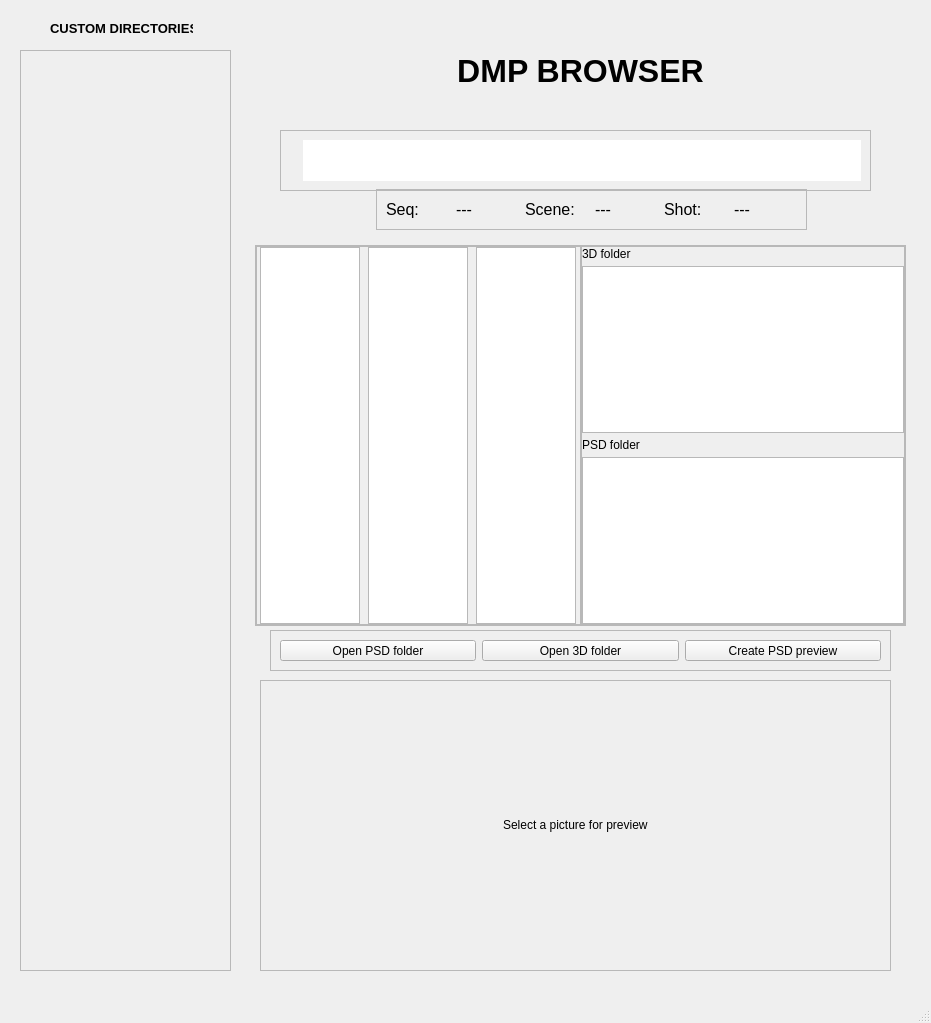
<?xml version="1.0" encoding="UTF-8"?>
<ui version="4.0">
 <class>MainWindow</class>
 <widget class="QMainWindow" name="MainWindow">
  <property name="geometry">
   <rect>
    <x>0</x>
    <y>0</y>
    <width>931</width>
    <height>1023</height>
   </rect>
  </property>
  <property name="windowTitle">
   <string>MainWindow</string>
  </property>
  <widget class="QWidget" name="centralwidget">
   <widget class="QFrame" name="frame_lists">
    <property name="geometry">
     <rect>
      <x>255</x>
      <y>245</y>
      <width>651</width>
      <height>381</height>
     </rect>
    </property>
    <property name="frameShape">
     <enum>QFrame::StyledPanel</enum>
    </property>
    <property name="frameShadow">
     <enum>QFrame::Raised</enum>
    </property>
    <layout class="QHBoxLayout" name="horizontalLayout">
     <property name="spacing">
      <number>0</number>
     </property>
     <property name="leftMargin">
      <number>0</number>
     </property>
     <property name="topMargin">
      <number>0</number>
     </property>
     <property name="rightMargin">
      <number>0</number>
     </property>
     <property name="bottomMargin">
      <number>0</number>
     </property>
     <item>
      <widget class="QFrame" name="frame">
       <property name="enabled">
        <bool>true</bool>
       </property>
       <property name="frameShape">
        <enum>QFrame::StyledPanel</enum>
       </property>
       <property name="frameShadow">
        <enum>QFrame::Raised</enum>
       </property>
       <layout class="QHBoxLayout" name="horizontalLayout_3">
        <property name="spacing">
         <number>5</number>
        </property>
        <property name="leftMargin">
         <number>0</number>
        </property>
        <property name="topMargin">
         <number>0</number>
        </property>
        <property name="rightMargin">
         <number>0</number>
        </property>
        <property name="bottomMargin">
         <number>0</number>
        </property>
        <item>
         <widget class="QListWidget" name="list_seq_sel">
          <property name="enabled">
           <bool>true</bool>
          </property>
          <property name="maximumSize">
           <size>
            <width>100</width>
            <height>16777215</height>
           </size>
          </property>
         </widget>
        </item>
        <item>
         <widget class="QListWidget" name="list_scene_sel">
          <property name="maximumSize">
           <size>
            <width>100</width>
            <height>16777215</height>
           </size>
          </property>
         </widget>
        </item>
        <item>
         <widget class="QListWidget" name="list_shot_sel">
          <property name="maximumSize">
           <size>
            <width>100</width>
            <height>16777215</height>
           </size>
          </property>
          <property name="verticalScrollBarPolicy">
           <enum>Qt::ScrollBarAsNeeded</enum>
          </property>
         </widget>
        </item>
       </layout>
      </widget>
     </item>
     <item>
      <widget class="QFrame" name="frame_5">
       <property name="frameShape">
        <enum>QFrame::StyledPanel</enum>
       </property>
       <property name="frameShadow">
        <enum>QFrame::Raised</enum>
       </property>
       <layout class="QVBoxLayout" name="verticalLayout_3">
        <property name="spacing">
         <number>5</number>
        </property>
        <property name="leftMargin">
         <number>0</number>
        </property>
        <property name="topMargin">
         <number>0</number>
        </property>
        <property name="rightMargin">
         <number>0</number>
        </property>
        <property name="bottomMargin">
         <number>0</number>
        </property>
        <item>
         <widget class="QLabel" name="label_3D_folder">
          <property name="text">
           <string>3D folder</string>
          </property>
         </widget>
        </item>
        <item>
         <widget class="QListWidget" name="list_3Dfile_shot_sel">
          <property name="enabled">
           <bool>true</bool>
          </property>
         </widget>
        </item>
        <item>
         <widget class="QLabel" name="label_PSD_folder">
          <property name="text">
           <string>PSD folder</string>
          </property>
         </widget>
        </item>
        <item>
         <widget class="QListWidget" name="list_file_shot_sel">
          <property name="maximumSize">
           <size>
            <width>16000</width>
            <height>16777215</height>
           </size>
          </property>
         </widget>
        </item>
       </layout>
      </widget>
     </item>
    </layout>
   </widget>
   <widget class="QLabel" name="label_main">
    <property name="geometry">
     <rect>
      <x>440</x>
      <y>50</y>
      <width>281</width>
      <height>41</height>
     </rect>
    </property>
    <property name="font">
     <font>
      <pointsize>24</pointsize>
      <weight>75</weight>
      <bold>true</bold>
     </font>
    </property>
    <property name="text">
     <string>DMP BROWSER</string>
    </property>
    <property name="alignment">
     <set>Qt::AlignCenter</set>
    </property>
   </widget>
   <widget class="QFrame" name="frame_2">
    <property name="geometry">
     <rect>
      <x>270</x>
      <y>630</y>
      <width>621</width>
      <height>41</height>
     </rect>
    </property>
    <property name="frameShape">
     <enum>QFrame::StyledPanel</enum>
    </property>
    <property name="frameShadow">
     <enum>QFrame::Raised</enum>
    </property>
    <layout class="QHBoxLayout" name="horizontalLayout_4">
     <item>
      <widget class="QPushButton" name="open_shot_but">
       <property name="text">
        <string>Open PSD folder</string>
       </property>
      </widget>
     </item>
     <item>
      <widget class="QPushButton" name="open_3D_but">
       <property name="text">
        <string>Open 3D folder</string>
       </property>
      </widget>
     </item>
     <item>
      <widget class="QPushButton" name="update_psd_but">
       <property name="text">
        <string>Create PSD preview</string>
       </property>
      </widget>
     </item>
    </layout>
   </widget>
   <widget class="QFrame" name="frame_selected_pic">
    <property name="geometry">
     <rect>
      <x>260</x>
      <y>680</y>
      <width>631</width>
      <height>291</height>
     </rect>
    </property>
    <property name="frameShape">
     <enum>QFrame::StyledPanel</enum>
    </property>
    <property name="frameShadow">
     <enum>QFrame::Raised</enum>
    </property>
    <layout class="QVBoxLayout" name="verticalLayout">
     <item alignment="Qt::AlignHCenter|Qt::AlignVCenter">
      <widget class="QLabel" name="label_sel_pic">
       <property name="text">
        <string>Select a picture for preview</string>
       </property>
      </widget>
     </item>
    </layout>
   </widget>
   <widget class="QFrame" name="frame_shot_info">
    <property name="geometry">
     <rect>
      <x>376</x>
      <y>189</y>
      <width>431</width>
      <height>41</height>
     </rect>
    </property>
    <property name="frameShape">
     <enum>QFrame::StyledPanel</enum>
    </property>
    <property name="frameShadow">
     <enum>QFrame::Raised</enum>
    </property>
    <layout class="QHBoxLayout" name="horizontalLayout_2">
     <item>
      <widget class="QLabel" name="label_seq">
       <property name="font">
        <font>
         <pointsize>12</pointsize>
         <weight>50</weight>
         <bold>false</bold>
        </font>
       </property>
       <property name="text">
        <string>Seq:</string>
       </property>
      </widget>
     </item>
     <item>
      <widget class="QLabel" name="label_seq_info">
       <property name="font">
        <font>
         <pointsize>12</pointsize>
         <weight>50</weight>
         <bold>false</bold>
        </font>
       </property>
       <property name="text">
        <string>---</string>
       </property>
      </widget>
     </item>
     <item>
      <widget class="QLabel" name="label_scene">
       <property name="font">
        <font>
         <pointsize>12</pointsize>
         <weight>50</weight>
         <bold>false</bold>
        </font>
       </property>
       <property name="text">
        <string>Scene:</string>
       </property>
      </widget>
     </item>
     <item>
      <widget class="QLabel" name="label_scene_info">
       <property name="font">
        <font>
         <pointsize>12</pointsize>
         <weight>50</weight>
         <bold>false</bold>
        </font>
       </property>
       <property name="text">
        <string>---</string>
       </property>
      </widget>
     </item>
     <item>
      <widget class="QLabel" name="label_shot">
       <property name="font">
        <font>
         <pointsize>12</pointsize>
         <weight>50</weight>
         <bold>false</bold>
        </font>
       </property>
       <property name="text">
        <string>Shot:</string>
       </property>
      </widget>
     </item>
     <item>
      <widget class="QLabel" name="label_shot_info">
       <property name="font">
        <font>
         <pointsize>12</pointsize>
         <weight>50</weight>
         <bold>false</bold>
        </font>
       </property>
       <property name="text">
        <string>---</string>
       </property>
      </widget>
     </item>
    </layout>
   </widget>
   <widget class="QFrame" name="frame_6">
    <property name="geometry">
     <rect>
      <x>280</x>
      <y>130</y>
      <width>591</width>
      <height>61</height>
     </rect>
    </property>
    <property name="frameShape">
     <enum>QFrame::StyledPanel</enum>
    </property>
    <property name="frameShadow">
     <enum>QFrame::Raised</enum>
    </property>
    <layout class="QHBoxLayout" name="horizontalLayout_5">
     <item>
      <widget class="QLabel" name="label_icon_search">
       <property name="maximumSize">
        <size>
         <width>60</width>
         <height>16777215</height>
        </size>
       </property>
       <property name="text">
        <string/>
       </property>
       <property name="pixmap">
        <pixmap resource="resources.qrc">:/icons/icons/mag.png</pixmap>
       </property>
       <property name="scaledContents">
        <bool>true</bool>
       </property>
       <property name="wordWrap">
        <bool>false</bool>
       </property>
       <property name="openExternalLinks">
        <bool>false</bool>
       </property>
      </widget>
     </item>
     <item>
      <widget class="QLineEdit" name="user_shot_type">
       <property name="maximumSize">
        <size>
         <width>16777215</width>
         <height>200</height>
        </size>
       </property>
       <property name="baseSize">
        <size>
         <width>0</width>
         <height>0</height>
        </size>
       </property>
       <property name="font">
        <font>
         <pointsize>14</pointsize>
         <italic>false</italic>
        </font>
       </property>
       <property name="frame">
        <bool>false</bool>
       </property>
       <property name="alignment">
        <set>Qt::AlignCenter</set>
       </property>
      </widget>
     </item>
    </layout>
   </widget>
   <widget class="QFrame" name="frame_folder_shortcut">
    <property name="geometry">
     <rect>
      <x>20</x>
      <y>50</y>
      <width>211</width>
      <height>921</height>
     </rect>
    </property>
    <property name="frameShape">
     <enum>QFrame::StyledPanel</enum>
    </property>
    <property name="frameShadow">
     <enum>QFrame::Raised</enum>
    </property>
   </widget>
   <widget class="QLabel" name="label_2">
    <property name="geometry">
     <rect>
      <x>50</x>
      <y>20</y>
      <width>143</width>
      <height>16</height>
     </rect>
    </property>
    <property name="font">
     <font>
      <pointsize>10</pointsize>
      <weight>75</weight>
      <bold>true</bold>
     </font>
    </property>
    <property name="text">
     <string>CUSTOM DIRECTORIES</string>
    </property>
   </widget>
  </widget>
  <widget class="QMenuBar" name="menubar">
   <property name="geometry">
    <rect>
     <x>0</x>
     <y>0</y>
     <width>931</width>
     <height>21</height>
    </rect>
   </property>
  </widget>
  <widget class="QStatusBar" name="statusbar"/>
 </widget>
 <resources>
  <include location="resources.qrc"/>
 </resources>
 <connections/>
</ui>
